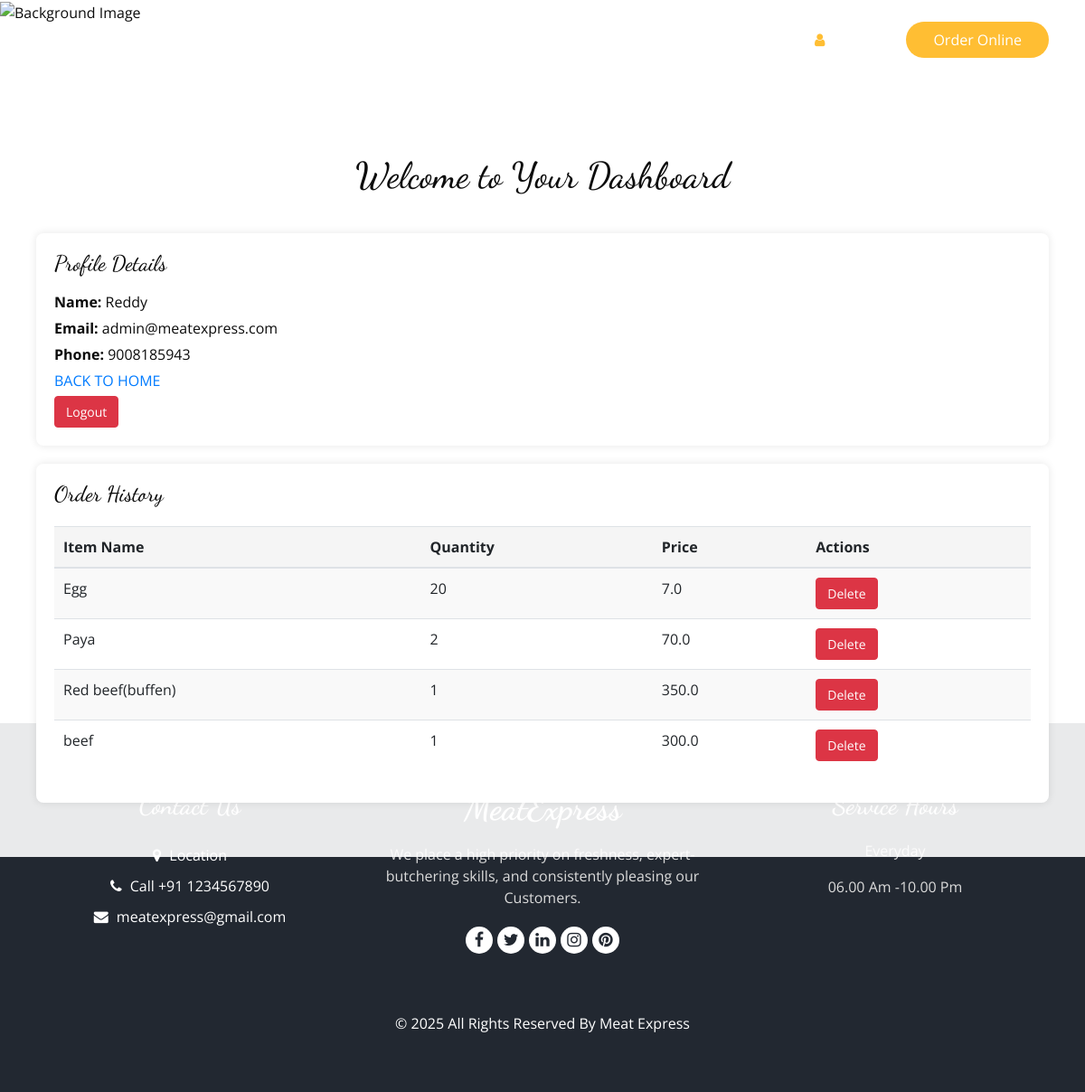
The page /dashboard (signed in) on the database its author committed.
### app.py (models this page shows, shortened)
class User(db.Model, UserMixin):
    id = db.Column(db.Integer, primary_key=True)
    email = db.Column(db.String(150), unique=True, nullable=False)
    name = db.Column(db.String(150), nullable=False)
    phone = db.Column(db.String(50), nullable=False)
    password_hash = db.Column(db.String(150), nullable=False)
    is_admin = db.Column(db.Boolean, default=False)

class Admin(User):  # Use User class for Admin since Admin is a User with is_admin=True
    pass

class Order(db.Model):
    id = db.Column(db.Integer, primary_key=True)
    user_id = db.Column(db.Integer, db.ForeignKey('user.id'), nullable=False)
    item_name = db.Column(db.String(150), nullable=False)
    quantity = db.Column(db.Integer, nullable=False)
    price = db.Column(db.Float, nullable=False)
    address = db.Column(db.String(250), nullable=True)
    mobile = db.Column(db.String(50), nullable=True)
    payment_method = db.Column(db.String(50), nullable=True)

### app.py (the view)
@app.route('/dashboard')
@login_required
def dashboard():
    orders = Order.query.filter_by(user_id=current_user.id).all()
    return render_template('dashboard.html', user=current_user, orders=orders)

### app.py (called while the page is built)
@login_manager.user_loader
def load_user(user_id):
    if session.get('user_type') == 'admin':
        return User.query.get(int(user_id))  # Admin is a User with is_admin=True
    return User.query.get(int(user_id))

### templates/dashboard.html (shortened to what this page needs)
<!DOCTYPE html>
<html lang="en">
<head>
    <link rel="stylesheet" href="../static/css/bootstrap.css">
    <link rel="stylesheet" href="../static/css/style.css">
    <link rel="stylesheet" href="../static/css/responsive.css">
    <link href="../static/css/font-awesome.min.css" rel="stylesheet" />
    <link rel="stylesheet" href="../static/css/dashboard.css">
</head>
<body>
    <div class="hero_area">
        <div class="bg-box">
            <img src="../static/images/bgim.jpg" alt="Background Image">
        </div>
        <header class="header_section">
            <div class="container">
                <nav class="navbar navbar-expand-lg custom_nav-container">
                    <a class="navbar-brand" href="{{ url_for('index') }}">
                        <span>MeatExpress</span>
                    </a>
                    <div class="collapse navbar-collapse" id="navbarSupportedContent">
                        <ul class="navbar-nav mx-auto">
                            <li class="nav-item"><a class="nav-link" href="{{ url_for('index') }}">Home</a></li>
                            <li class="nav-item"><a class="nav-link" href="{{ url_for('menu') }}">Menu</a></li>
                            <li class="nav-item"><a class="nav-link" href="{{ url_for('about') }}">About</a></li>
                            <li class="nav-item"><a class="nav-link" href="{{ url_for('book') }}">Bulk Order</a></li>
                        </ul>
                        <div class="user_option">
                            <a href="{{ url_for('dashboard') }}" class="user_link active">
                                <i class="fa fa-user" aria-hidden="true"></i>
                            </a>
                            <a class="cart_link active" href="#">
                            </a>
                            <form class="form-inline">
                                <button class="btn my-2 my-sm-0 nav_search-btn" type="submit">
                                    <i class="fa fa-search" aria-hidden="true"></i>
                                </button>
                            </form>
                            <a href="{{ url_for('menu') }}" class="order_online">Order Online</a>
                        </div>
                    </div>
                </nav>
            </div>
        </header>
    </div>
    <section class="food_section layout_padding">
        <div class="dashboard-header">
            <h1>Welcome to Your Dashboard</h1>
        </div>
        <div class="dashboard-container">
            <div class="dashboard-section profile-details">
                <h2>Profile Details</h2>
                <p><strong>Name:</strong> {{ user.name }}</p>
                <p><strong>Email:</strong> {{ user.email }}</p>
                <p><strong>Phone:</strong> {{ user.phone }}</p>
                <p><a href="{{ url_for('index') }}">BACK TO HOME</a></p>
                <a href="{{ url_for('logout') }}" class="btn btn-danger btn-sm">Logout</a>
            </div>
            <div class="dashboard-section order-history">
                <h2>Order History</h2>
                {% if orders %}
                    <table class="table table-striped">
                        <thead>
                            <tr>
                                <th>Item Name</th>
                                <th>Quantity</th>
                                <th>Price</th>
                                <th>Actions</th>
                            </tr>
                        </thead>
                        <tbody>
                            {% for order in orders %}
                                <tr>
                                    <td>{{ order.item_name }}</td>
                                    <td>{{ order.quantity }}</td>
                                    <td>{{ order.price }}</td>
                                    <td>
                                        <form action="{{ url_for('delete_order', order_id=order.id) }}" method="post" style="display:inline;">
                                            <button type="submit" class="btn btn-danger btn-sm">Delete</button>
                                        </form>
                                    </td>
                                </tr>
                            {% endfor %}
                        </tbody>
                    </table>
                {% else %}
                    <p>No orders found.</p>
                {% endif %}
            </div>
        </div>
    </section>
  <footer class="footer_section">
    <div class="container">
      <div class="row">
        <div class="col-md-4 footer-col">
          <div class="footer_contact">
            <h4>
            </h4>
            <div class="contact_link_box">
              <a href="">
                <span>
                </span>
              </a>
              <a href="">
                <i class="fa fa-phone" aria-hidden="true"></i>
                <span>
                  Call +91 1234567890
                </span>
              </a>
              <a href="">
                <i class="fa fa-envelope" aria-hidden="true"></i>
                <span>
                  meatexpress@gmail.com
                </span>
              </a>
            </div>
          </div>
        </div>
        <div class="col-md-4 footer-col">
          <div class="footer_detail">
            <a href="" class="footer-logo">
            </a>
            <p>
              We place a high priority on freshness, expert-butchering skills, and consistently pleasing our Customers.
            </p>
            <div class="footer_social">
              <a href="">
                <i class="fa fa-facebook" aria-hidden="true"></i>
              </a>
              <a href="">
                <i class="fa fa-twitter" aria-hidden="true"></i>
              </a>
              <a href="">
                <i class="fa fa-linkedin" aria-hidden="true"></i>
              </a>
              <a href="">
                <i class="fa fa-instagram" aria-hidden="true"></i>
              </a>
              <a href="">
                <i class="fa fa-pinterest" aria-hidden="true"></i>
              </a>
            </div>
          </div>
        </div>
        <div class="col-md-4 footer-col">
          <h4>
          </h4>
          <p>
          </p>
          <p>
            06.00 Am -10.00 Pm
          </p>
        </div>
      </div>
      <div class="footer-info">
        <p>
          &copy; <span id="displayYear"></span> All Rights Reserved By
          <a href="https://html.design/">Meat Express</a><br><br>
        </p>
      </div>
    </div>
  </footer>
</body>
</html>

### static/css/style.css (style rules this page uses)
body { font-family: "Open Sans", sans-serif; color: #0c0c0c; background-color: #ffffff; overflow-x: hidden; }
.layout_padding { padding: 90px 0; }
h1, h2 { font-family: 'Dancing Script', cursive; }
a, a:hover, a:focus { text-decoration: none; }
.btn, .btn:focus { outline: none !important; -webkit-box-shadow: none; box-shadow: none; }
.hero_area { position: relative; min-height: 100vh; display: -webkit-box; display: -ms-flexbox; display: flex; -webkit-box-orient: vertical; -webkit-box-direction: normal; -ms-flex-direction: column; flex-direction: column; }
.bg-box { position: absolute; top: 0; left: 0; width: 100%; height: 100%; }
.bg-box img { width: 100%; height: 100%; -o-object-fit: cover; object-fit: cover; }
.header_section { padding: 15px 0; }
.navbar-brand { font-family: 'Dancing Script', cursive; }
.navbar-brand span { font-weight: bold; font-size: 32px; color: #ffffff; }
.custom_nav-container { padding: 0; }
.custom_nav-container .navbar-nav { padding-left: 18%; }
.custom_nav-container .navbar-nav .nav-item .nav-link { padding: 5px 20px; color: #ffffff; text-align: center; text-transform: uppercase; border-radius: 5px; -webkit-transition: all 0.3s; transition: all 0.3s; }
.custom_nav-container .nav_search-btn { width: auto; height: auto; padding: 0; border: none; color: #ffffff; margin: 0 10px; }
.user_option { display: -webkit-box; display: -ms-flexbox; display: flex; -webkit-box-align: center; -ms-flex-align: center; align-items: center; }
.user_option a { margin: 0 10px; }
.user_option .user_link { color: #ffffff; }
.user_option .cart_link { display: -webkit-box; display: -ms-flexbox; display: flex; -webkit-box-pack: center; -ms-flex-pack: center; justify-content: center; -webkit-box-align: center; -ms-flex-align: center; align-items: center; }
.user_option .cart_link svg { width: 17px; height: auto; fill: #ffffff; margin-bottom: 2px; }
.user_option .order_online { display: inline-block; padding: 8px 30px; background-color: #ffbe33; color: #ffffff; border-radius: 45px; -webkit-transition: all 0.3s; transition: all 0.3s; border: none; }
.footer_section { background-color: #222831; color: #ffffff; padding: 75px 0 40px 0; text-align: center; }
.footer_section h4 { font-size: 28px; }
.footer_section h4, .footer_section .footer-logo { font-weight: 600; margin-bottom: 20px; font-family: 'Dancing Script', cursive; }
.footer_section p { color: #dbdbdb; }
.footer_section .footer-col { margin-bottom: 30px; }
.footer_section .footer_contact .contact_link_box { display: -webkit-box; display: -ms-flexbox; display: flex; -webkit-box-orient: vertical; -webkit-box-direction: normal; -ms-flex-direction: column; flex-direction: column; }
.footer_section .footer_contact .contact_link_box a { margin: 5px 0; color: #ffffff; }
.footer_section .footer_contact .contact_link_box a i { margin-right: 5px; }
.footer_section .footer-logo { display: block; font-weight: bold; font-size: 38px; line-height: 1; color: #ffffff; }
.footer_section .footer_social { display: -webkit-box; display: -ms-flexbox; display: flex; -webkit-box-pack: center; -ms-flex-pack: center; justify-content: center; margin-top: 20px; margin-bottom: 10px; }
.footer_section .footer_social a { display: -webkit-box; display: -ms-flexbox; display: flex; -webkit-box-pack: center; -ms-flex-pack: center; justify-content: center; -webkit-box-align: center; -ms-flex-align: center; align-items: center; color: #222831; width: 30px; height: 30px; border-radius: 100%; background-color: #ffffff; border-radius: 100%; margin: 0 2.5px; font-size: 18px; }
.footer_section .footer-info { text-align: center; margin-top: 25px; }
.footer_section .footer-info p { color: #ffffff; margin: 0; }
.footer_section .footer-info p a { color: inherit; }

### static/css/responsive.css (style rules this page uses)
@media (min-width: 1200px) { .container { max-width: 1170px; } }

### templates/dashboard.html (style rules this page uses)
.user_link.active i, .cart_link.active i { color: #ffbe33; }
.user_link i, .cart_link i { color: #000; }

### rows shown on the page
Admin: name "Reddy", email "admin@meatexpress.com", phone "9008185943"
Order: item_name "Egg", quantity "20", price "7.0"
Order: item_name "Paya", quantity "2", price "70.0"
Order: item_name "Red beef(buffen)", quantity "1", price "350.0"
Order: item_name "beef", quantity "1", price "300.0"
